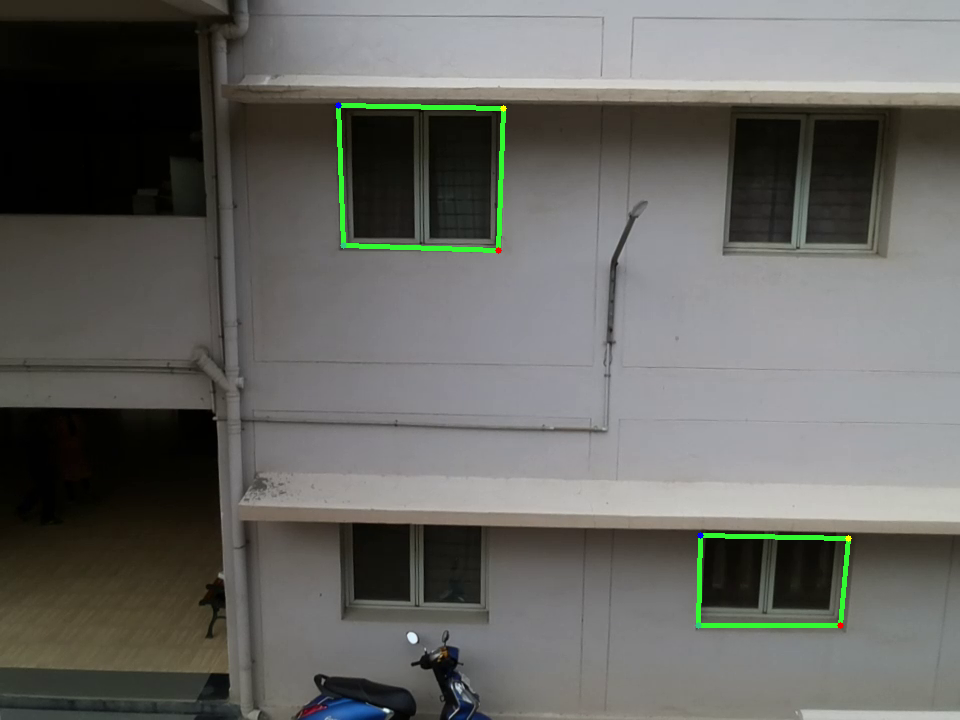
#> input picture templateMatching/images/mobilenet/vis_Bakul_003_000470.png, 960 x 720 px, found by its file name
$ python matchTemplate.py
#> lines starting #> are read from the running program, lines starting #| are printed output that depends on the picture; after the words box and inside, x2 and y2 are one past the last pixel; in counts of white or black regions, pixels touching at a corner belong together
import cv2
import numpy as np


fileName = 'vis_Bakul_003_000470.png'
imgDirPath = 'F:\\IIIT-H Work\\win_det_heatmaps\\rrcServerData\\templateMatching\\images\\mobilenet\\'
imgPath = imgDirPath + fileName
# Reading the main image
img_rgb = cv2.imread(imgPath,1)
#> img_rgb is the input picture: shape (720, 960, 3); mean B, G, R 97.7, 101.8, 101.6
# It is need to be convert it to grayscale

# Read the template
template = img_rgb[106:249, 346:500]
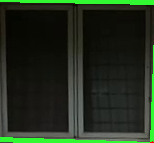
#> template: shape (143, 154, 3); mean B, G, R 28.5, 45, 33.2
print(template.shape)
#| (143, 154, 3)
cv2.imshow('template', template)
searchImg = img_rgb[106:249, : ,:]
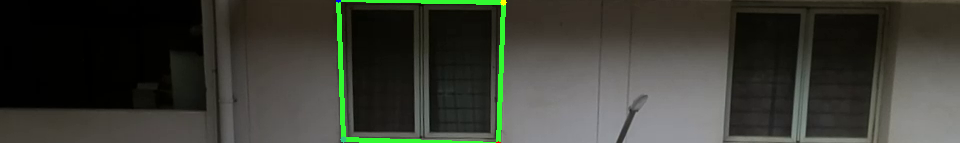
#> searchImg: shape (143, 960, 3); mean B, G, R 51.4, 59.4, 57.5


img_gray = cv2.cvtColor(img_rgb, cv2.COLOR_BGR2GRAY)
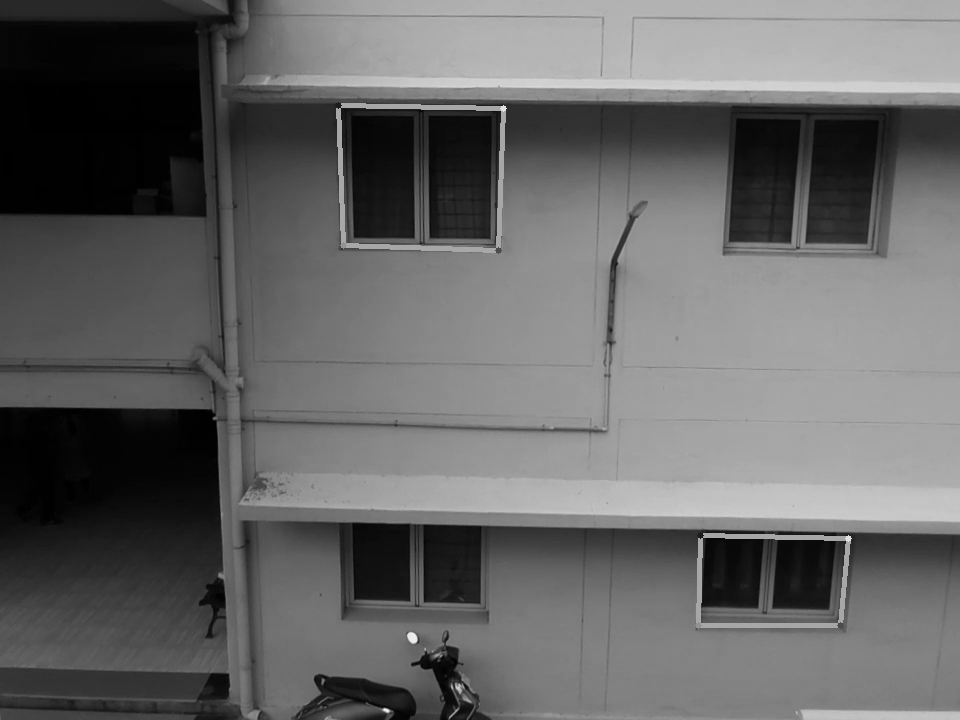
#> img_gray: shape (720, 960); min 0, max 241, mean 101.3
template_gray = cv2.cvtColor(template, cv2.COLOR_BGR2GRAY)
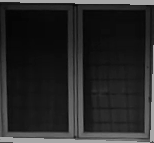
#> template_gray: shape (143, 154); min 5, max 167, mean 39.4
searchImg_gray = cv2.cvtColor(searchImg, cv2.COLOR_BGR2GRAY)
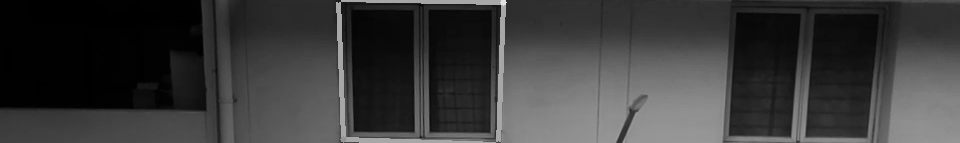
#> searchImg_gray: shape (143, 960); min 0, max 226, mean 57.9

print('img_grayshape', img_gray.shape)
#| img_grayshape (720, 960)

print(template_gray.shape)
#| (143, 154)
# Store width in variable w and height in variable h of template
w, h = template_gray.shape[::-1]
#> w = 154; h = 143
# Now we perform match operations.
res = cv2.matchTemplate(searchImg_gray,template_gray,cv2.TM_CCOEFF_NORMED)
# Declare a threshold
threshold = 0.6
# Store the coordinates of matched region in a numpy array
loc = np.where( res >= threshold)
#> loc = 44 positions, rows 0 to 0, columns 334 to 733
# Draw a rectangle around the matched region.
for pt in zip(*loc[::-1]):
    cv2.rectangle(searchImg, pt, (pt[0] + w, pt[1] + h), (255,0,0), 1)
#> this loop made 44 passes
#> pt on passes 1 to 12: (334, 0), (335, 0), (336, 0), (337, 0), (338, 0), (339, 0), (340, 0), (341, 0), (342, 0), (343, 0), (344, 0), (345, 0)
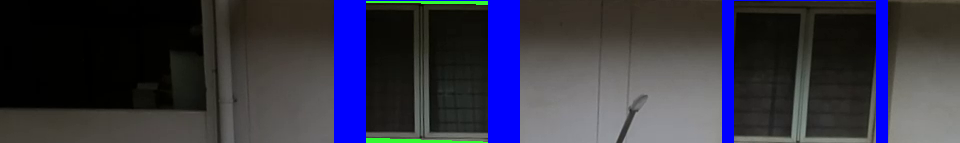
#> searchImg: shape (143, 960, 3); 9.35% of pixels changed, all inside (x1, y1, x2, y2) = (334, 0, 888, 143)
# Now display the final matched template image
cv2.imshow('Detected',searchImg)
cv2.imwrite('Template_' +  '0.6_threshold_' + fileName, template)
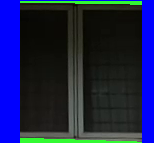
#> saved as Template_0.6_threshold_vis_Bakul_003_000470.png: shape (143, 154, 3); mean B, G, R 75.9, 32, 24.9
cv2.imwrite('TemplateMatched_'  + '0.6_threshold_' + fileName, searchImg)
# wait for a key to be pressed to exit
cv2.waitKey(0)

# close the window
cv2.destroyAllWindows()
